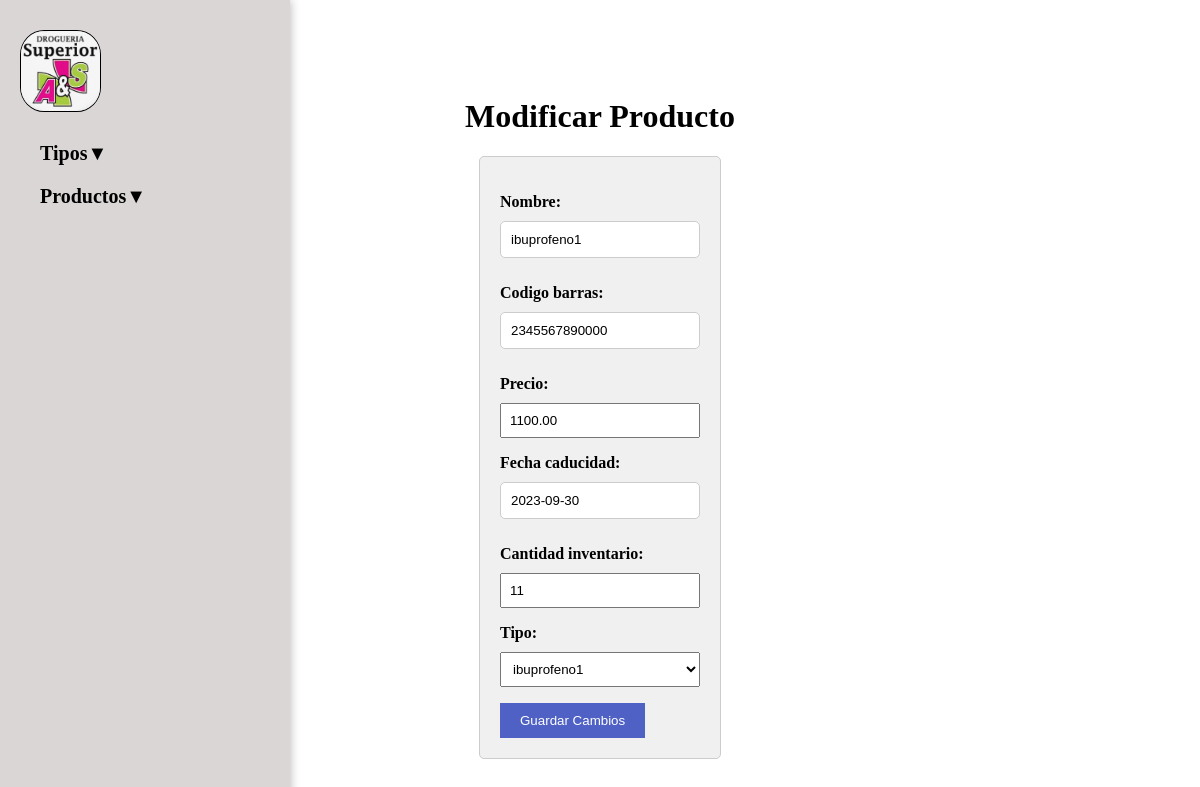
Page /modificar/26/ on the committed database.
### productos/models.py (models this page shows, shortened)
class Producto(models.Model):
    id = models.AutoField(primary_key=True)
    nombre = models.CharField(max_length=100)
    codigo_barras = models.CharField(max_length=13, unique=True)
    precio = models.DecimalField(max_digits=10, decimal_places=2)
    fecha_caducidad = models.DateTimeField()
    cantidad_inventario = models.PositiveIntegerField()
    tipo = models.ForeignKey(TipoProducto, on_delete=models.CASCADE)

### tipos_productos/models.py (models this page shows)
class TipoProducto(models.Model):
    nombre = models.CharField(max_length=100)
    def __str__(self):
        return self.nombre

### productos/views.py (the view)
# urls.py: path('modificar/<id>/', modificar_producto, name='modificar_producto'),
def modificar_producto(request, id):
    producto = get_object_or_404(Producto, id=id)
    if request.method == 'POST':
        form = ProductoForm(request.POST, instance=producto)
        if form.is_valid():
            form.save()
            return redirect('listar_productos')
    else:
        form = ProductoForm(instance=producto)
        tipos = TipoProducto.objects.all()
    return render(request, 'productos/modificar_producto.html', {'form': form, 'tipos': tipos})

### productos/forms.py (shortened to what this page needs)
class ProductoForm(forms.ModelForm):
    class Meta:
        model = Producto
        fields = ['nombre',
                'codigo_barras',
                'precio',
                'fecha_caducidad',
                'cantidad_inventario',
                'tipo']
    fecha_caducidad = forms.DateField()

### productos/templates/productos/modificar_producto.html (shortened to what this page needs)
{% load static %}
<!DOCTYPE html>
<html>
<head>
    <link rel="stylesheet" href="{% static 'css/listas.css' %}">
</head>
<body>
    {% include 'index.html' %}
    <h1>Modificar Producto</h1>
    <form method="post">
        {{ form.as_p }}
        <button type="submit">Guardar Cambios</button>
    </form>
</body>
</html>

### productos/static/css/listas.css (style rules this page uses)
h1 { margin-top: 50px; text-align: center; }
input[type="text"], input[type="number"], input[type="date"] { width: 100%; padding: 8px; box-sizing: border-box; }
select { width: 100%; padding: 8px; }
button { padding: 10px 20px; background-color: #4f61c4; color: white; border: none; cursor: pointer; }
form { width: 200px; margin: 0 auto; padding: 20px; background-color: #f0f0f0; border: 1px solid #ccc; border-radius: 5px; }
label { display: block; margin-bottom: 10px; font-weight: bold; }
input[type="text"], input[type="password"] { width: 100%; padding: 10px; margin-bottom: 10px; border: 1px solid #ccc; border-radius: 5px; }

### rows in the picture
Producto: nombre "ibuprofeno1", codigo_barras "2345567890000", precio "1100.00", fecha_caducidad "2023-09-30", cantidad_inventario "11", tipo "ibuprofeno1"
